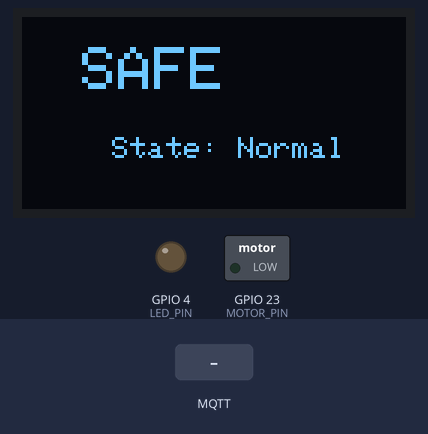
Simulated run of this sketch. Board: ESP32. On the bench: 128×64 one-colour display, switched loads named in the sketch (green lamp = pin HIGH), output pins drawn as LEDs (lit = HIGH). The test bench sets the inputs (shaded band). WiFi joins after 1.5 s; servers stay silent unless stated; no MQTT or app messages arrive unless stated; what the sketch prints to the serial monitor is not drawn.

Above: at 2.7 s.
2.8 s: MQTT message "ON" arrives on the first subscribed topic
At 3.3 s:
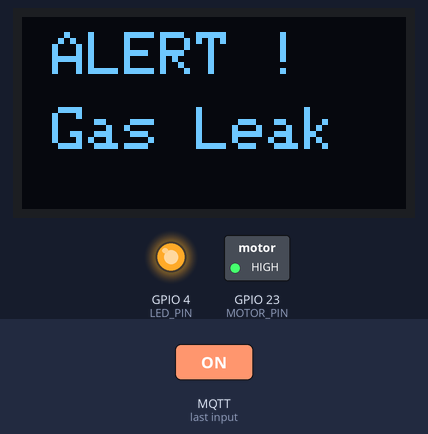
4.3 s: MQTT message "OFF" arrives on the first subscribed topic
At 5.6 s:
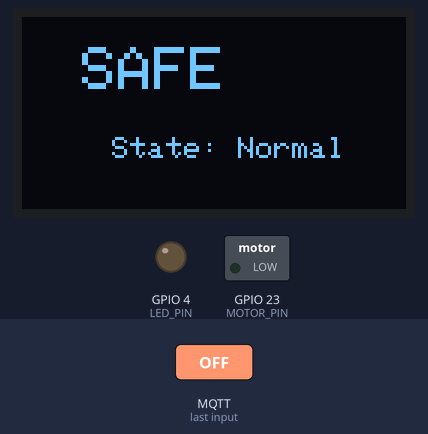
Timing chart, 0 to 7.3 s (numbered marks = the images above; inputs shaded):
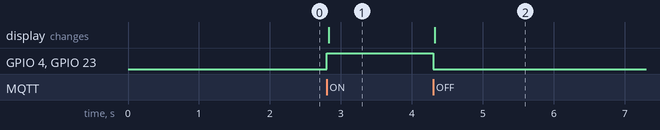

Measured:
- after the input at 2.8 s, GPIO 4 (LED_PIN), GPIO 23 (MOTOR_PIN): LOW → HIGH at once; the display: changes at once (image 1)
- after the input at 4.3 s, GPIO 4 (LED_PIN), GPIO 23 (MOTOR_PIN): HIGH → LOW at once; the display: changes at once (image 2)

The sketch:

alarm-watch.ino
```cpp
#include <WiFi.h>
#include <PubSubClient.h>
#include <Wire.h>
#include <Adafruit_GFX.h>
#include <Adafruit_SSD1306.h>

// ===== OLED SETTINGS =====
#define SCREEN_WIDTH 128
#define SCREEN_HEIGHT 64
Adafruit_SSD1306 display(SCREEN_WIDTH, SCREEN_HEIGHT, &Wire, -1);

//  WiFi
const char* ssid = "myPC";
const char* password = "54ML17O7";

//  MQTT Broker
const char* mqtt_server = "broker.hivemq.com";

WiFiClient espClient;
PubSubClient client(espClient);

// Hardware pins
#define LED_PIN 4
#define MOTOR_PIN 23

//  SAFE SCREEN
void showSafeScreen() {
  display.clearDisplay();
  display.setTextColor(WHITE);

  display.setTextSize(2);
  display.setCursor(20, 10);
  display.println("SAFE");

  display.setTextSize(1);
  display.setCursor(30, 40);
  display.println("State: Normal");

  display.display();
}

//  ALERT SCREEN
void showAlertScreen() {
  display.clearDisplay();
  display.setTextColor(WHITE);

  display.setTextSize(2);
  display.setCursor(10, 5);
  display.println("ALERT !");

  display.setTextSize(2);
  display.setCursor(10, 30);
  display.println("Gas Leak");

  display.display();
}

//  When MQTT message arrives
void callback(char* topic, byte* payload, unsigned int length) {
  String message = "";

  for (int i = 0; i < length; i++) {
    message += (char)payload[i];
  }

  Serial.print("Message: ");
  Serial.println(message);

  if (message == "ON") {
    digitalWrite(LED_PIN, HIGH);
    digitalWrite(MOTOR_PIN, HIGH);
    showAlertScreen();
  }
  else if (message == "OFF") {
    digitalWrite(LED_PIN, LOW);
    digitalWrite(MOTOR_PIN, LOW);
    showSafeScreen();
  }
}

// Connect WiFi
void setup_wifi() {
  WiFi.begin(ssid, password);
  Serial.print("Connecting WiFi");

  while (WiFi.status() != WL_CONNECTED) {
    delay(500);
    Serial.print(".");
  }

  Serial.println("\nWiFi connected");
}

//  MQTT reconnect
void reconnect() {
  while (!client.connected()) {
    Serial.print("Connecting MQTT...");

    if (client.connect("ESP32_WATCH")) {
      Serial.println("connected");
      client.subscribe("watch/vibrate");
    } else {
      Serial.print("failed, rc=");
      Serial.print(client.state());
      Serial.println(" retrying...");
      delay(2000);
    }
  }
}

void setup() {
  Serial.begin(115200);

  pinMode(LED_PIN, OUTPUT);
  pinMode(MOTOR_PIN, OUTPUT);

  // OLED init
  if (!display.begin(SSD1306_SWITCHCAPVCC, 0x3C)) {
    Serial.println("OLED failed");
    while (true);
  }

  showSafeScreen();  // Start with SAFE

  setup_wifi();

  client.setServer(mqtt_server, 1883);
  client.setCallback(callback);
}

void loop() {
  if (!client.connected()) {
    reconnect();
  }
  client.loop();
}
```
